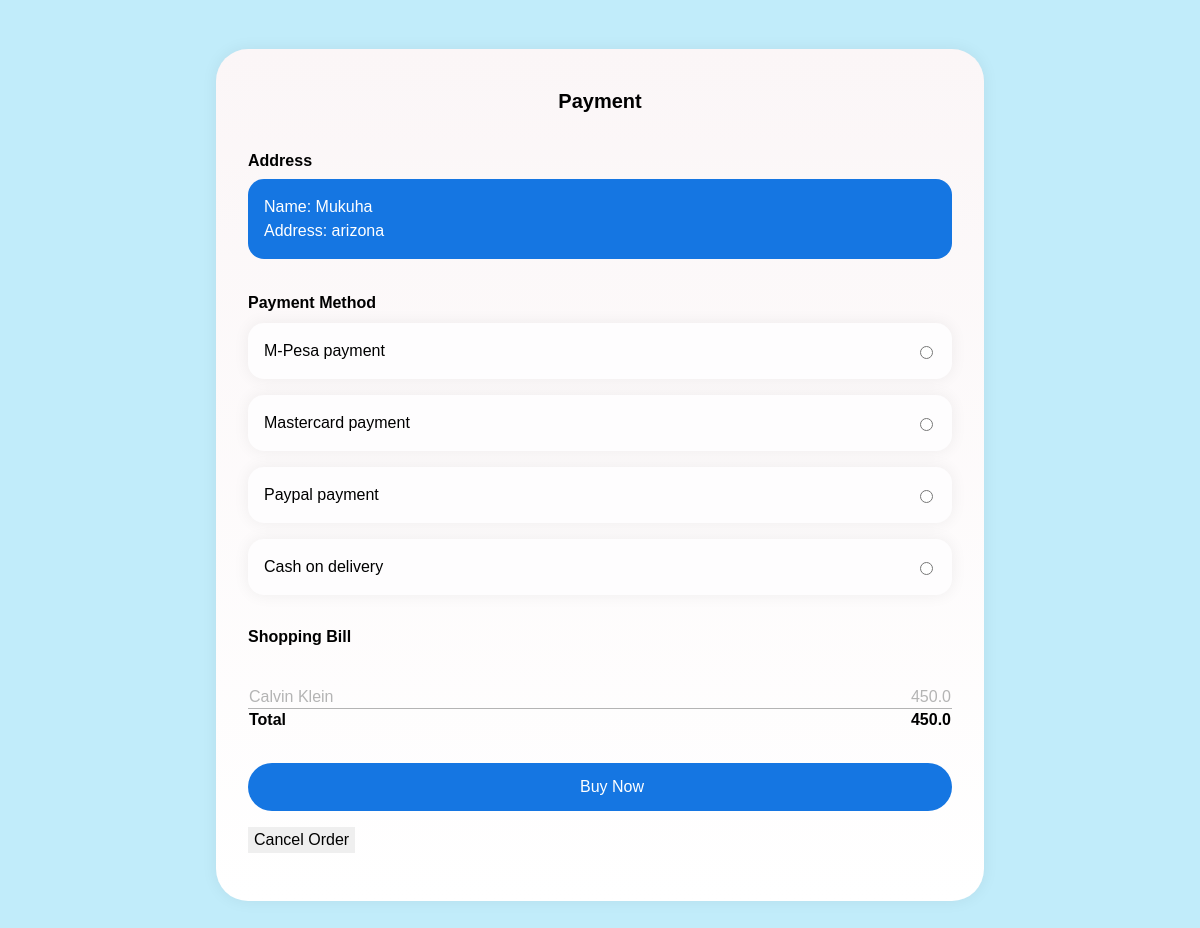
The app's page /pay/3 (signed in) with its own data.
### app.py (models this page shows)
class Order(db.Model):
    id = db.Column(db.Integer, primary_key=True)
    user_id = db.Column(db.Integer, db.ForeignKey('user.id', ondelete='CASCADE'), nullable=False)
    total = db.Column(db.Float, nullable=False)
    full_name = db.Column(db.String(100), nullable=False)
    address = db.Column(db.String(255), nullable=False)
    items = db.relationship('OrderItem', backref='order', lazy=True)

class OrderItem(db.Model):
    id = db.Column(db.Integer, primary_key=True)
    order_id = db.Column(db.Integer, db.ForeignKey('order.id', ondelete='CASCADE'), nullable=False)
    product_name = db.Column(db.String(80), nullable=False)
    product_price = db.Column(db.Float, nullable=False)
    quantity = db.Column(db.Integer, nullable=False)
    product_id = db.Column(db.Integer, db.ForeignKey('product.id', name='fk_order_item_product'), nullable=False)
    product = db.relationship('Product', back_populates='order_items')

### app.py (the view)
@app.route('/pay/<int:order_id>')
def pay(order_id):
    order = Order.query.get_or_404(order_id)
    order_items = OrderItem.query.filter_by(order_id=order_id).all()
    return render_template('user/templates/pay.html', order=order, order_items=order_items, user=current_user)

### app.py (called while the page is built)
@login_manager.user_loader
def load_user(user_id):
    return User.query.get(int(user_id))

### templates/user/templates/pay.html (shortened to what this page needs)
<html>
<head>
  <link rel="stylesheet" href="../../../static/css/pay.css">
</head>
<body style="block-size: 950px;">
<div class="iphone">
  <header class="header">
    <h1>Payment</h1>
  </header>
  <form  class="form" >
    <div>
      <h2>Address</h2>
      <div class="card">
        <address>
          Name: {{ order.full_name }}<br />
          Address: {{ order.address }}
        </address>
      </div>
    </div>
    <fieldset>
      <legend>Payment Method</legend>
      <div class="form__radios">
    <div class="form__radio">
        <label for="mpesa">
            M-Pesa payment
        </label>
        <input id="mpesa" name="payment-method" type="radio" />
    </div>
        <div class="form__radio">
        <label for="mastercard">
            Mastercard payment
        </label>
        <input id="mastercard" name="payment-method" type="radio" />
    </div>
        <div class="form__radio">
        <label for="paypal">
            Paypal payment
        </label>
        <input id="paypal" name="payment-method" type="radio" />
    </div>
        <div class="form__radio">
          <label for="cash">
            Cash on delivery
            </label>
          <input id="cash" name="payment-method" type="radio" />
        </div>
      </div>
    </fieldset>
    <h2>Shopping Bill</h2>
    <div>
      {% for item in order_items %}
      <table>
        <tbody>
          <tr>
            <td>{{ item.product_name }}</td>
            <td align="right">{{ item.product_price }}</td>
          </tr>
           {% endfor %}
        </tbody>
        <tfoot>
          <tr>
            <td>Total</td>
            <td align="right">{{ order.total }}</td>
          </tr>
        </tfoot>
      </table>
    </div>
    <div>
      <button class="button button--full" id="buy"><svg class="icon">
          <a href="" class="button button--full" id="buy">Buy now</a>
        </svg>Buy Now</button>
    </div>
  </form>
  <form id="cancelOrderForm" action="{{ url_for('cancel_order', order_id=order.id) }}" method="post">
    <button type="button" class="btn btn-danger" onclick="confirmCancel()">Cancel Order</button>
</form>
</div>
</body>
</html>

### static/css/pay.css (style rules this page uses)
:root { --color-background: #C1ECFA; --color-primary: #1576E2; --font-family-base: Poppin, sans-serif; --font-size-h1: 1.25rem; --font-size-h2: 1rem; }
* { box-sizing: inherit; }
html { box-sizing: border-box; }
body { background-color: var(--color-background); display: grid; font-family: var(--font-family-base); line-height: 1.5; margin: 0; min-block-size: 100vh; padding: 5vmin; place-items: center; }
address { font-style: normal; }
button { border: 0; color: inherit; cursor: pointer; font: inherit; }
fieldset { border: 0; margin: 0; padding: 0; }
h1 { font-size: var(--font-size-h1); line-height: 1.2; margin-block: 0 1.5em; }
h2 { font-size: var(--font-size-h2); line-height: 1.2; margin-block: 0 0.5em; }
legend { font-weight: 600; margin-block-end: 0.5em; padding: 0; }
input { border: 0; color: inherit; font: inherit; }
input[type="radio"] { accent-color: var(--color-primary); }
table { border-collapse: collapse; inline-size: 100%; }
tbody { color: #b4b4b4; }
td { padding-block: 0.125em; }
tfoot { border-top: 1px solid #b4b4b4; font-weight: 600; }
.button { align-items: center; background-color: var(--color-primary); border-radius: 999em; color: #fff; display: flex; gap: 0.5em; justify-content: center; padding-block: 0.75em; padding-inline: 1em; transition: 0.3s; }
.button--full { inline-size: 100%; }
.card { border-radius: 1em; background-color: var(--color-primary); color: #fff; padding: 1em; }
.form { display: grid; gap: 2em; }
.form__radios { display: grid; gap: 1em; }
.form__radio { align-items: center; background-color: #fefdfe; border-radius: 1em; box-shadow: 0 0 1em rgba(0, 0, 0, 0.0625); display: flex; padding: 1em; }
.form__radio label { align-items: center; display: flex; flex: 1; gap: 1em; }
.header { display: flex; justify-content: center; padding-block: 0.5em; padding-inline: 1em; }
.icon { block-size: 1em; display: inline-block; fill: currentColor; inline-size: 1em; vertical-align: middle; }
.iphone { background-color: #fbf6f7; background-image: linear-gradient(to bottom, #fbf6f7, #fff); border-radius: 2em; box-shadow: 0 0 1em rgba(0, 0, 0, 0.0625); inline-size: 768px; overflow: auto; padding: 2em; }

### records on screen
Order: full_name "Mukuha", address "arizona", total "450.0"
OrderItem: product_name "Calvin Klein", product_price "450.0"
